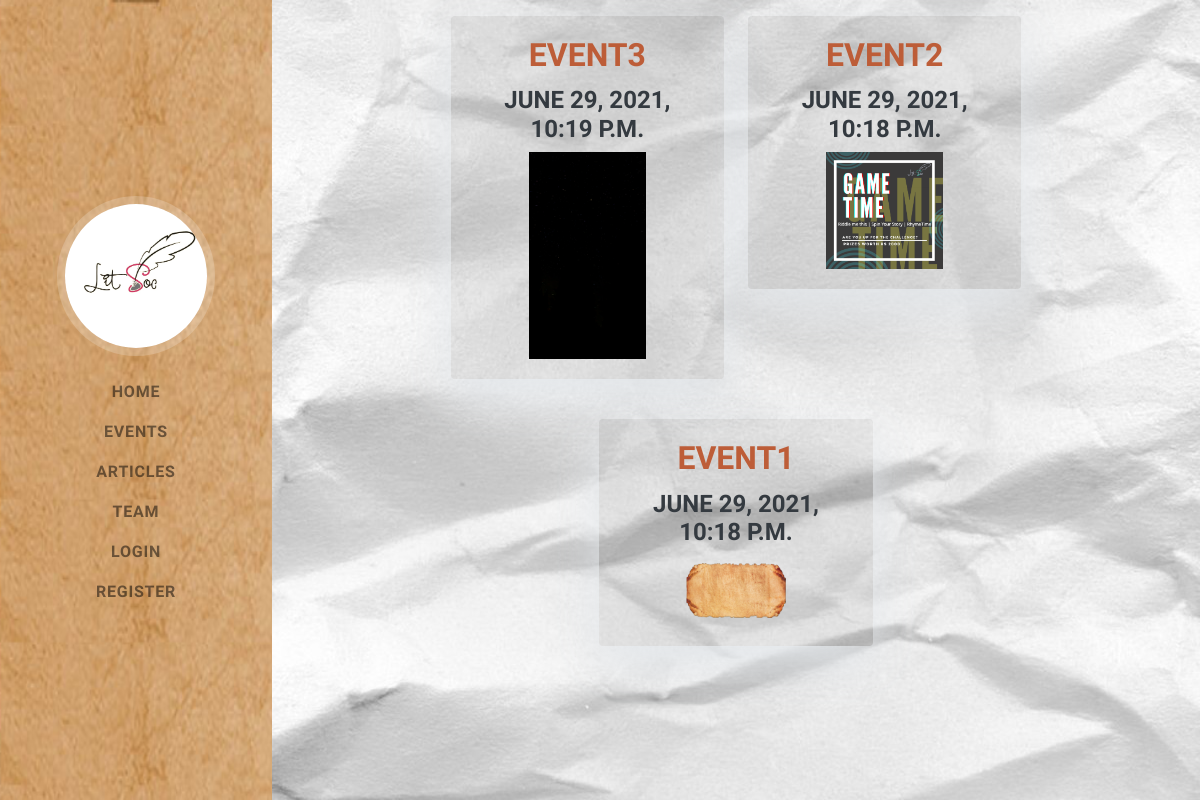
Page /events/writing/ on the earlier database version.
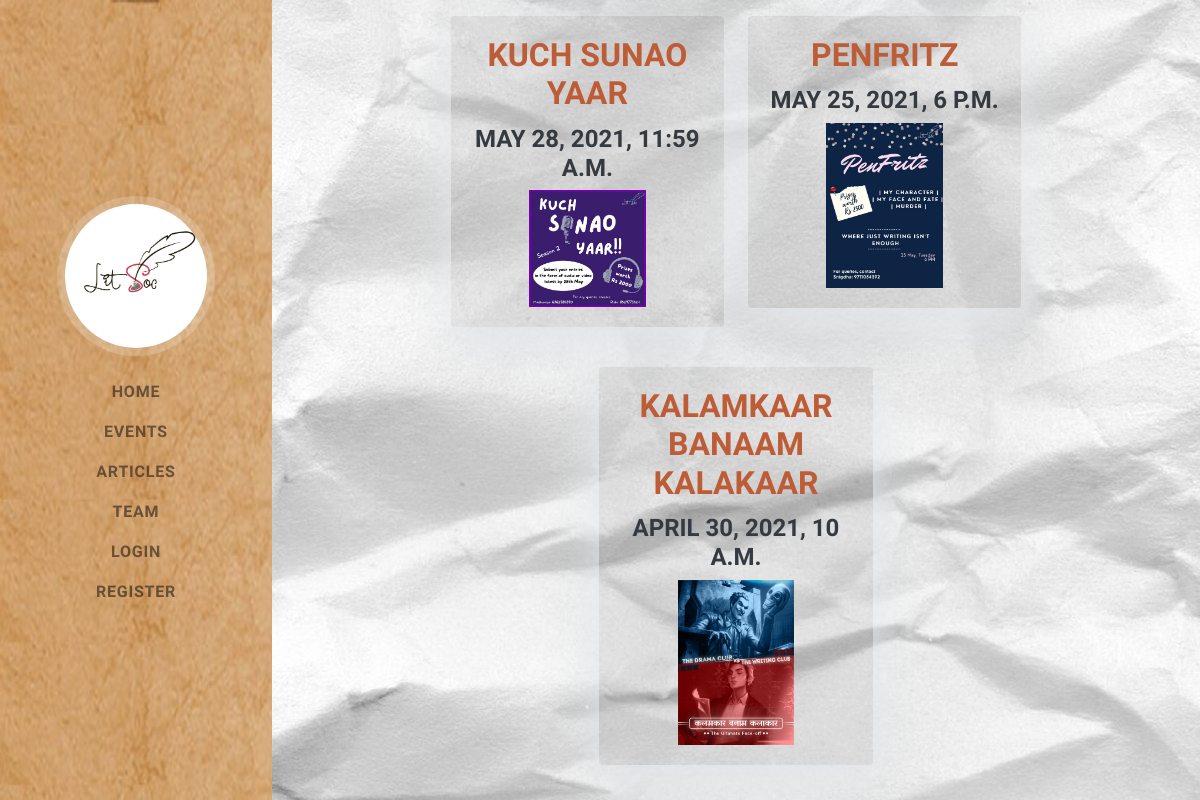
Same page on the later database version.
### events/models.py (models this page shows, shortened)
class Events(models.Model):
    title=models.CharField(blank=True, max_length=100)
    content = models.TextField(blank=True)
    date = models.DateTimeField(blank=True, default=timezone.now)
    image = models.ImageField(upload_to = 'event_img', blank=True, default='event_img/default.jpg')
    status = models.IntegerField(choices=STATUS)
    class Meta:
        ordering = ['-date']

### events/views.py (the view)
# urls.py: path('writing/', W_EventListView.as_view(), name='w_events_list'),
class W_EventListView(ListView):
    queryset = Events.objects.filter(status=0).order_by('-date')
    template_name='events/w_events.html'
    context_object_name = 'w_events_list'

### events/templates/events/w_events.html (shortened to what this page needs)
{%extends "blog/base.html" %}
{% block content %}
<div class="container">
  <div class="row">
          {% for event in w_events_list %}
          <div class="col-md-6 mt-3 mx-auto">
          <div class="card mb-4">
              <div class="card-body">
                <a href="{% url 'w_event_detail' event.id %}"><h3 class="card-title text-primary text-center">{{ event.title }}</h3></a>
                <h4 class="flex-shrink-0 text-center"><span>{{event.date}}</span></h4>
                <img src = {{ event.image.url }} width="50%" height="50%" class="mx-auto d-block">
              </div>
          </div>
          </div>
          {% endfor %}
  </div>
</div>
{% endblock content %}

### blog/templates/blog/base.html (shortened to what this page needs)
{% load static %}
<!doctype html>
<html>
<head>
  <link rel="stylesheet" href="https://maxcdn.bootstrapcdn.com/bootstrap/4.0.0/css/bootstrap.min.css">
  <link rel="stylesheet" type="text/css" href="{% static 'blog/main.css' %}">
</head>
<body id="page-top">
        <nav class="navbar navbar-expand-lg navbar-light fixed-top" id="sideNav" style="background-image: url('/static/images/bkm3.png'); background-repeat: no-repeat; background-size: 100% 100%;";>
            <a class="navbar-brand js-scroll-trigger" href="{% url 'litsoc-home' %}">
                <span class="d-none d-lg-block"><img class="img-fluid img-profile rounded-circle mx-auto mb-2" src="{% static 'images/litsoc.jpeg' %}" alt="" /></span>
            </a>
            <div class="collapse navbar-collapse" id="navbarSupportedContent">
                <ul class="navbar-nav">
                    <li class="nav-item"><a class="nav-link js-scroll-trigger" href="{% url 'blog-home' %}">Home</a></li>
                    <li class="nav-item"><a class="nav-link js-scroll-trigger" href="{% url 'w_events_list' %}">Events</a></li>
                    <li class="nav-item"><a class="nav-link js-scroll-trigger" href="{% url 'blog-about' %}">Articles</a></li>
                    <li class="nav-item"><a class="nav-link js-scroll-trigger" href="{% url 'write-team' %}">Team</a></li>
                    {% if user.is_authenticated %}
                        <li class="nav-item"><a class="nav-link js-scroll-trigger" href="{% url 'post-create' %}">New Post</a></li>
                        <li class="nav-item"><a class="nav-link js-scroll-trigger" href="{% url 'logout' %}">Logout</a></li>
                        <li class="nav-item"><a class="nav-link js-scroll-trigger" href="{% url 'profile' %}">Profile</a></li>
                    {% else %}
                    <li class="nav-item"><a class="nav-link js-scroll-trigger" href="{% url 'login' %}">Login</a></li>
                    <li class="nav-item"><a class="nav-link js-scroll-trigger" href="{% url 'register' %}">Register</a></li>
                    {% endif %}
                </ul>
            </div>
        </nav>
  <div class="container col-md-8">
    {% block content %} {% endblock %}
  </div>
</body>
</html>

### blog/templates/blog/base.html (style rules this page uses)
body { background-image: url('/static/images/bg.jpg'); background-repeat: repeat; }

### events/templates/events/w_events.html (style rules this page uses)
.container { font-family: "Roboto", sans-serif; font-size: 18px; }
.card { display: flex; flex-wrap: wrap; box-shadow: 0 16px 48px #E3E7EB; background-color: #11111110; border: none; }

Differences in the rows shown:
removed Events: title "EVENT3", date "JUNE 29, 2021, 10:19 P.M.", image (placeholder picture)
removed Events: title "EVENT2", date "JUNE 29, 2021, 10:18 P.M.", image (picture)
removed Events: title "EVENT1", date "JUNE 29, 2021, 10:18 P.M.", image (picture)
added Events: title "KUCH SUNAO YAAR", date "MAY 28, 2021, 11:59 A.M.", image (picture)
added Events: title "PENFRITZ", date "MAY 25, 2021, 6 P.M.", image (picture)
added Events: title "KALAMKAAR BANAAM KALAKAAR", date "APRIL 30, 2021, 10 A.M.", image (picture)
